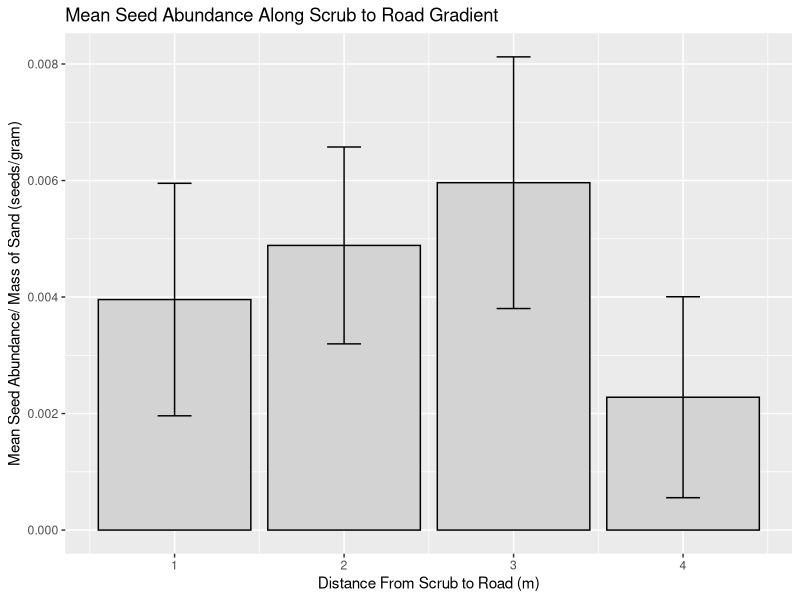

Source code (R): (Note: this script raises an error after producing the figure.)
## Figure 2 Bald 1
## Road: Plotting seeds vs. distance to the road
#started jan 13
library(psych) #this was supposed to get an se function but failed?
library(tidyverse)
library(ggplot2)

# for some reason I am just calling the road data fig 1 data
fig1Data <- read_csv("cleanData/roadData.csv")

#making unique ids for every bag of sand
fig1Data$uid <- paste(fig1Data$patchDistance, fig1Data$roadDistance, sep = "_")
#check for duplicates
# Check for duplicates in the 'uid' column
duplicate_rows <- fig1Data[duplicated(fig1Data$uid), ]

# Print the duplicate rows, if any
print(duplicate_rows)

# create fig2 data frame with only road distance and seed abundance

fig2data <- data.frame(x = fig1Data$roadDistance, y = mean(fig1Data$seedAbundance))

#create standard error function
standard_error <- function(x) sd(x)/sqrt(length(x))

# df.summary <- fig1Data %>%
#   group_by(roadDistance) %>%
#   summarise(
#     se = standard_error(seedAbundance),
#     seedAbundance = mean(seedAbundance)
#   )
# df.summary

df.summary <- fig1Data %>%
  group_by(roadDistance) %>%
  summarise(
    se = standard_error(abundanceMass),
    abundanceMass = mean(abundanceMass)
  )
df.summary

#df.summary now has three columns with roadDistance, se, and mean seedAbundance

#make column plot:
seedRoadPlot <- ggplot(df.summary, aes(roadDistance, abundanceMass))+
  geom_col(data = df.summary, fill = 'lightgrey', color = "black") +
  geom_errorbar( aes(ymin = abundanceMass-se, ymax = abundanceMass+se), data = df.summary, width = 0.2 )+
  ggtitle("Mean Seed Abundance Along Scrub to Road Gradient")+ xlab("Distance From Scrub to Road (m)")+ylab("Mean Seed Abundance/ Mass of Sand (seeds/gram)")

save_directory <- "graphs"
saveRDS(object = seedRoadPlot, file.path(save_directory, "seedRoadPlot.rds"))

ggsave("Seed Abundance Scrub to Road", plot=seedRoadPlot, path = "C:\\Users\\irisa\\Documents\\Archbold\\Intern Project", width = 8, height = 6, device='jpg', dpi=600)

#how to wrap title (actually do not need to here)
#(wrapper(my_title, width = 20))




